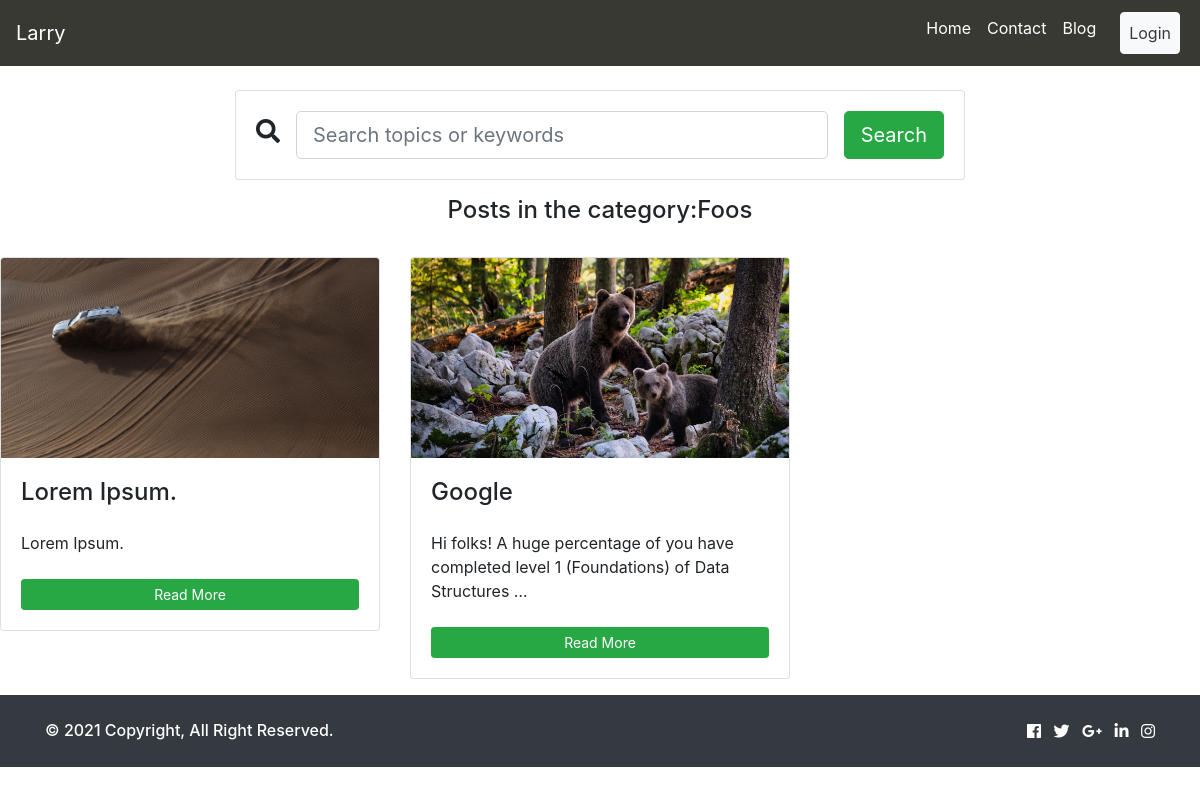
/posts/category/12, run on the app's committed database.
### blog/models.py (models this page shows, shortened)
class Post(models.Model):
    tittle = models.CharField(max_length= 100)
    message = models.TextField()
    likes = models.IntegerField(default=0,blank=True)
    dislikes = models.IntegerField(default=0,blank=True)
    slug = models.SlugField(max_length=200)
    image_url = models.ImageField()
    views = models.IntegerField(default=0,blank=True)
    keywords = models.TextField()
    Category = models.ForeignKey(Category,on_delete=models.CASCADE,blank=True,null=False)
    user = models.ForeignKey(User,on_delete=models.CASCADE,blank=True,null=False)
    created_at = models.DateTimeField(auto_now_add=True)
    updated_at = models.DateTimeField(auto_now=True)
    class Meta:
        verbose_name_plural = 'Post'

### blog/views.py (the view)
# urls.py: path('posts/category/<id>',views.getCategoryPosts,name="category_posts"),
def getCategoryPosts(request,id):
    category = Category.objects.get(pk =  id)
    posts = Post.objects.filter(Category= category.id)
    category.views += 1
    category.save()
    context = {
        'posts' : posts,
        'all_categories' : Category.objects.all(),
        'tittle' : "Posts in the category:"+category.name,
    }
    return render(request,'blog/blog.html',context)

### blog/templates/blog/blog.html (shortened to what this page needs)
{% extends 'blog/base.html' %}
{% block 'content' %}
<div class="container">
    <br/>
	<div class="row justify-content-center">
                        <div class="col-12 col-md-10 col-lg-8">
                            <form class="card card-sm">
                                <div class="card-body row no-gutters align-items-center">
                                    <div class="col-auto">
                                        <i class="fas fa-search h4 text-body mr-3"></i>
                                    </div>
                                    <div class="col">
                                        <input class="form-control form-control-lg form-control-borderless" type="search" placeholder="Search topics or keywords">
                                    </div>
                                    <div class="col-auto">
                                        <button class="btn btn-lg btn-success ml-3" type="submit">Search</button>
                                    </div>
                                </div>
                            </form>
                        </div>
                    </div>
</div>
<h4 class="text-center my-3 "> {{tittle}} </h4>
<div class="row">
    {% include 'blog/simple-posts.html' %}
  </div>
{%endblock%}

### blog/templates/blog/simple-posts.html
{% for post in posts %}
<div class="col-lg-4 col-sm-12 col-md-4">
  <div class="card my-3">
      <img class="card-img-top" src=" {{post.image_url.url}}" style="max-height: 200px; object-fit: cover;">
    <div class="card-body">
      <h4>{{post.tittle }}</h4>
      <p class="my-4 ">{{post.message | truncatewords:15 }}</p>
    <a href=" {% url 'post_detail' post.id %} " class="btn btn-success btn-sm w-100">Read More </a>
    </div>
  </div>
</div>
{%endfor%}

### data on the page
Post: image_url (picture), tittle "Lorem Ipsum.", message "Lorem Ipsum."
Post: image_url (picture), tittle "Google", message "Hi folks! A huge percentage of you have completed level 1 (Foundations) of Data Structures …"

### other printed values
{{ tittle }} "Posts in the category:Foos"
